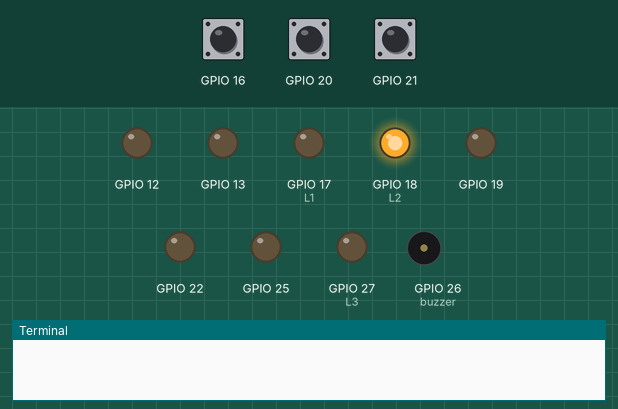
Recording of a program running on a simulated Raspberry Pi (BCM pin numbers). Shown: output pins drawn as LEDs (lit = HIGH), buzzer (waves = sounding, pin HIGH), the last lines printed to the terminal. Dashed ring = blinking. The inputs (shaded band) are chosen by the test bench; at power-on: GPIO 16 HIGH, GPIO 20 HIGH, GPIO 21 HIGH. The clock reads 2024-03-15 10:24:30 at power-on unless the program sets it; the camera gives no picture and a still takes 0.5 s.

Above: at 0.11 s.
At 3.8 s:
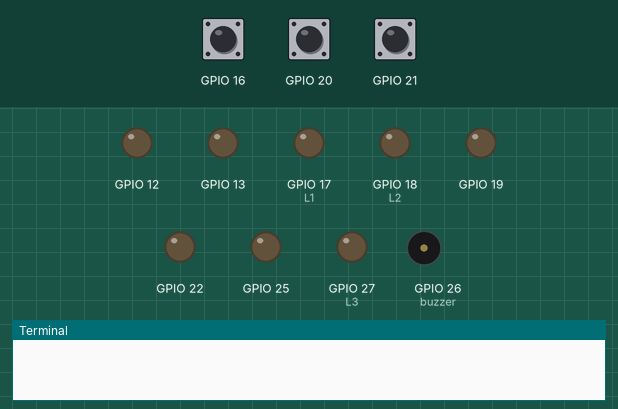
3.9 s: GPIO 16 pulled LOW for 0.15 s
At 4.3 s:
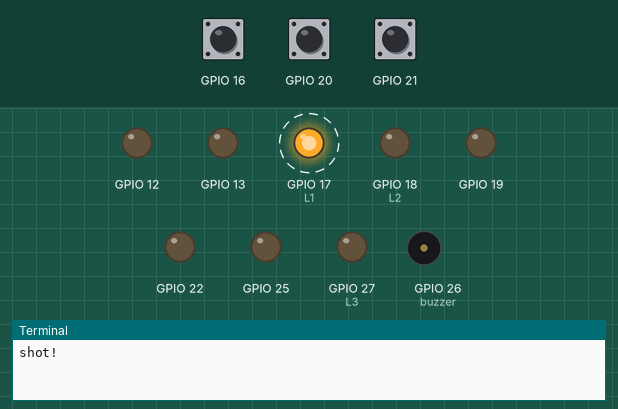
Timing chart, 0 to 14.9 s (numbered marks = the images above; inputs shaded):
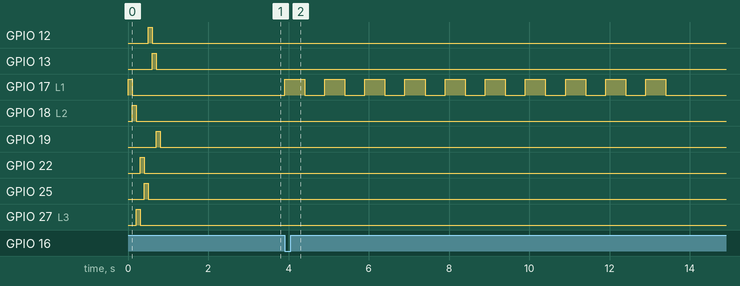

The program:

camera.py
```python
from gpiozero import LED, Button, Buzzer, PWMLED
from time import sleep
from signal import pause
from subprocess import check_call
from picamera import PiCamera
from datetime import datetime
from modules import buttons
import os

leds = [17, 18, 27, 22, 25, 12, 13, 19]
buzzer = Buzzer(26)

OFF = 0
ON = 1

def getLed(n):
    if n < 0:
        print("not exists")
    elif n > 7:
        print("not exists")
    else:
        num = leds[n]
        led = LED(num)
        return led

def allLeds(mode):
    for i in leds:
        ld = LED(i)
        if mode == OFF:
            ld.off()
        elif mode == ON:
            ld.on()
        sleep(0.1)

def beep(times, sec):
    for i in range(times):
        buzzer.on()
        sleep(sec)
        buzzer.off()
        sleep(sec)

def beep_pi():
    beep(1, 0.02)

def beep_pi2():
    beep(2, 0.02)


#beep_pi()
allLeds(ON)
sleep(1)
allLeds(OFF)


B1 = buttons.getButton(1)
L1 = LED(17)
B2 = buttons.getButton(2)
L2 = LED(18)
B3 = buttons.getButton(3)
L3 = LED(27)

CAM = PiCamera()
CAM.resolution = (1920, 1080)

def shot():
    print("shot!")
    L1.on()
    t = datetime.now().isoformat()
    #beep_pi()
    if os.path.exists("./images") == False:
        os.makedirs("./images")
    CAM.capture("./images/%s.jpg" % t)
    L1.off()

def shots(count, interval):
    for i in range(count):
        shot()
        sleep(interval)

def setShots(count, interval):
    n = count
    i = interval
    def f():
        shots(n, i)
    return f

B1.when_pressed = shot
B2.when_pressed = setShots(10, 0.5)
B3.when_pressed = setShots(1000, 30)


pause()
```

buttons.py
```python
from gpiozero import LED, Button, Buzzer, PWMLED

_buttons = [21, 16, 20]

def getButton(n):
    min = 0
    max = len(_buttons)
    num = n - 1
    if num < min:
        print("not exists")
    elif num > max:
        print("not exists")
    else:
        i = _buttons[num]
        btn = Button(i)
        return btn
```

Measured:
- after the input at 3.9 s, GPIO 17 (L1): alternates HIGH for 0.50 s and LOW for 0.50 s, 20 changes in all, then stays LOW, starting at once
